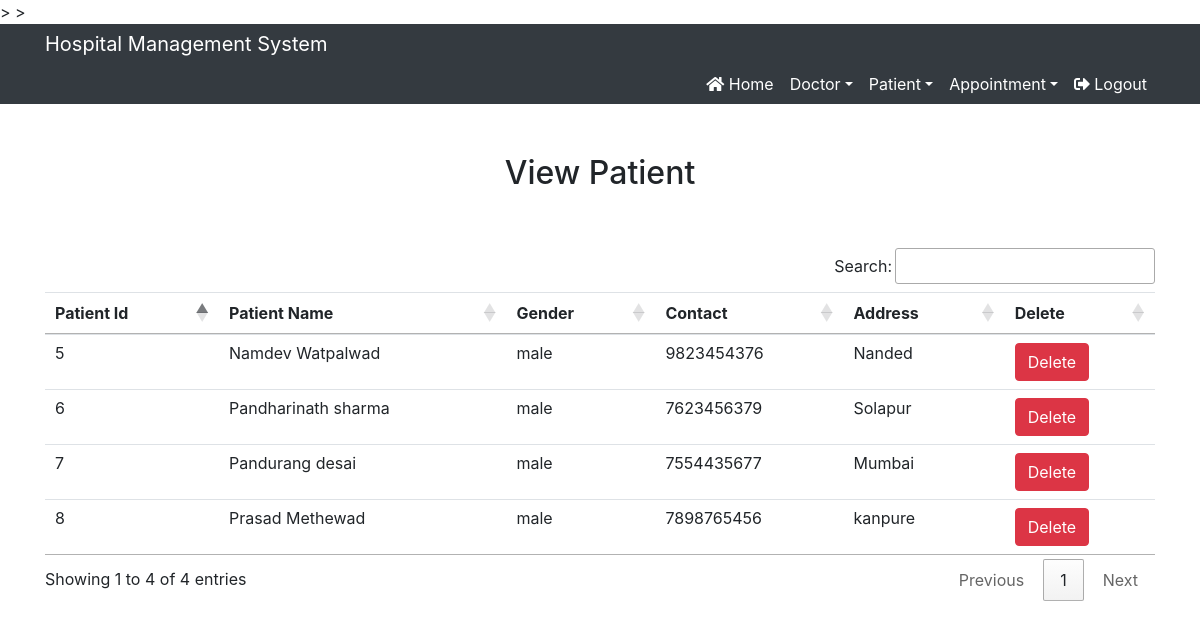
Page /view_patient/ (signed in) on the committed database.
### core/models.py (models this page shows, shortened)
class Patient(models.Model):
    name=models.CharField(max_length=50)
    gender=models.CharField(max_length=10)
    mobile=models.IntegerField(null=True)
    address=models.CharField(max_length=150)

### core/views.py (the view)
# urls.py: path('view_patient/',View_Patient,name='view_patient'),
def View_Patient(request):
    if not request.user.is_staff:
        return redirect('login')
    pat = Patient.objects.all()
    d = {'pat':pat}
    return render(request,'view_patient.html',d)

### core/templates/view_patient.html
{% include 'navbar.html' %}
{% load static %}
<div class="container" style="margin-top:50px">
    <h2 class="text-center">View Patient</h2>
    <br><br>
    <table class="table table-hover" id="example">
        <thead>
            <tr>
                <th>Patient Id</th>
                <th>Patient Name</th>
                <th>Gender</th>
                <th>Contact</th>
                <th>Address</th>
                <th>Delete</th>
            </tr>
        </thead>
        <tbody>
            {% for i in pat %}
            <tr>
                <td>{{ i.id }}</td>
                <td>{{ i.name }}</td>
                <td>{{ i.gender }}</td>
                <td>{{ i.mobile }}</td>
                <td>{{ i.address }}</td>
                <td>
                    <a href="{% url 'delete_patient' i.id %}" onclick="return confirm('Are you sure you want to delete?')" class="btn btn-danger">Delete</a>
                </td>
            </tr>
            {% endfor %}
        </tbody>
    </table>
</div>

### rows in the picture
Patient: id "5", name "Namdev Watpalwad", gender "male", mobile "9823454376", address "Nanded"
Patient: id "6", name "Pandharinath sharma", gender "male", mobile "7623456379", address "Solapur"
Patient: id "7", name "Pandurang desai", gender "male", mobile "7554435677", address "Mumbai"
Patient: id "8", name "Prasad Methewad", gender "male", mobile "7898765456", address "kanpure"
